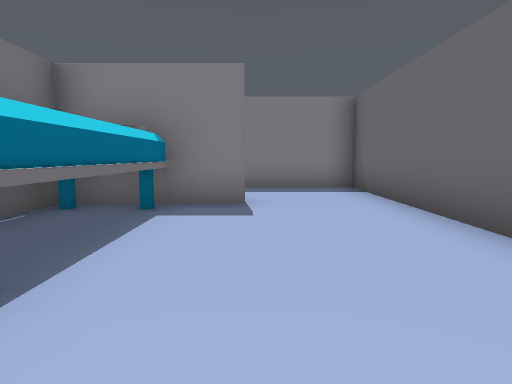
[1] (above)

24 first-person views from a walk through a Unity game level. The camera is 1.5 m above the floor, tilts 6° down and sees 75° across. The floor is counted in squares, 2 m on a side. Each view is taken from the middle of a square. On the plan, view 1 faces up. The plan holds only what a view shows up to about 11 squares ahead; the rest is blank. The place goes on beyond the plan. The player character is not drawn.

[2]
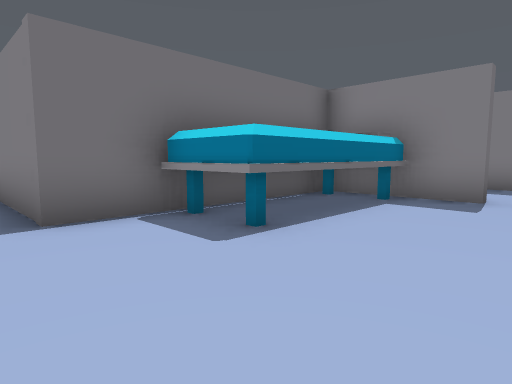

[3]
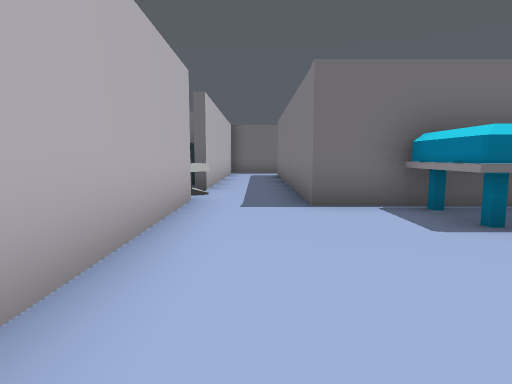

[4]
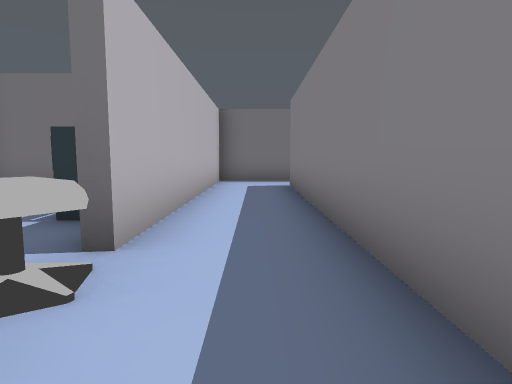

[5]
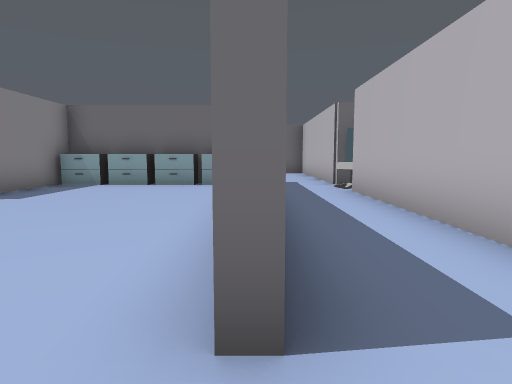

[6]
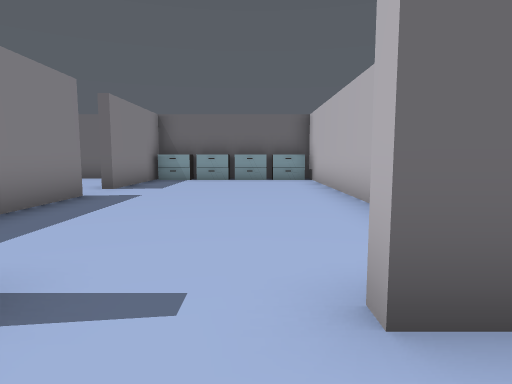

[7]
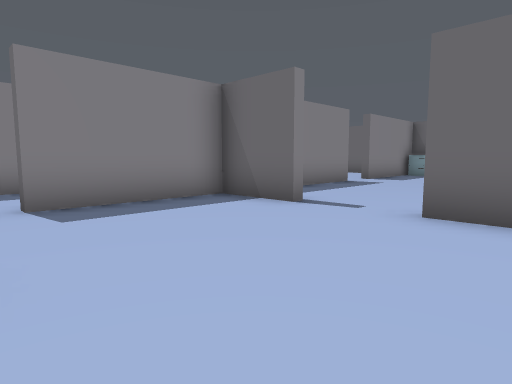

[8]
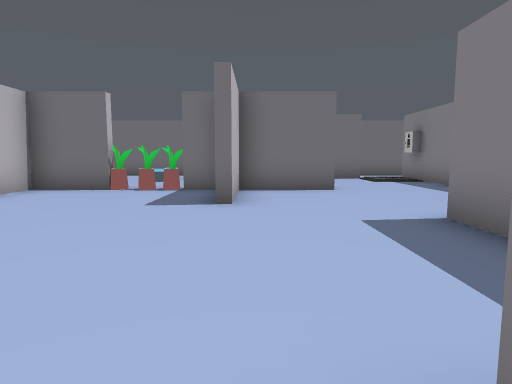

[9]
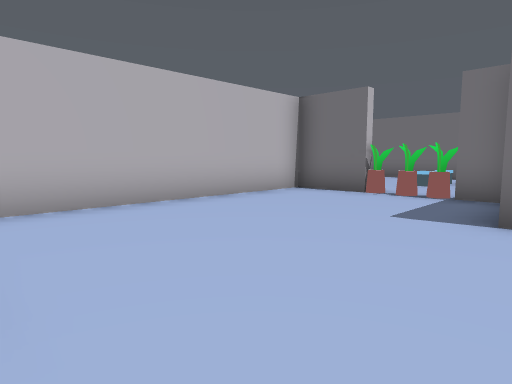

[10]
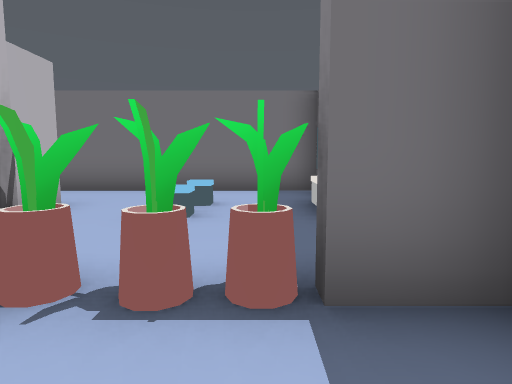

[11]
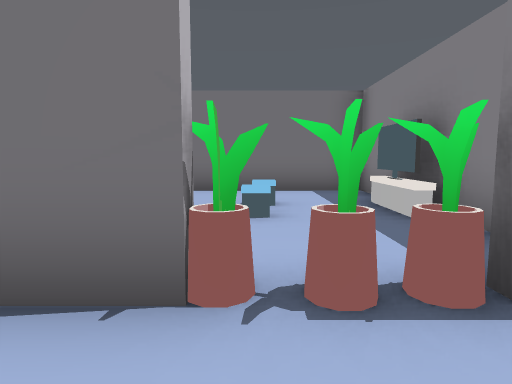

[12]
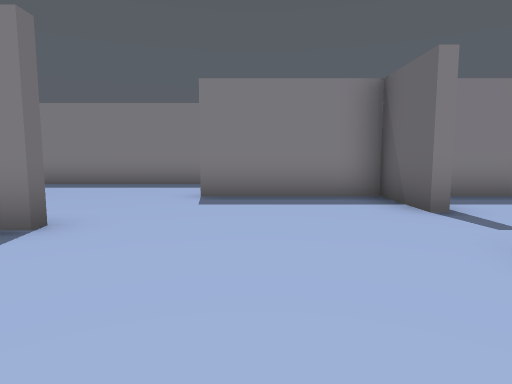

[13]
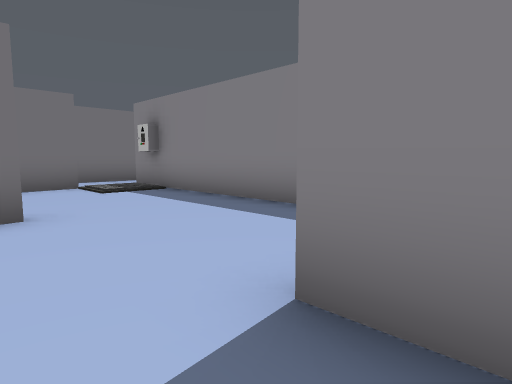

[14]
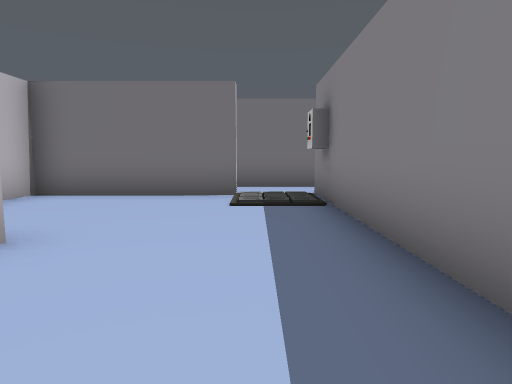

[15]
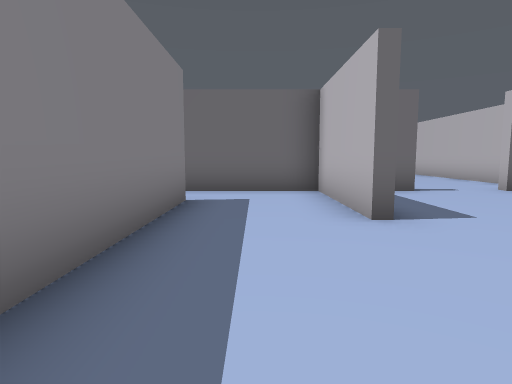

[16]
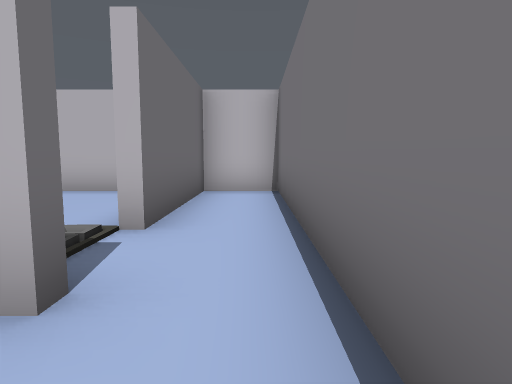

[17]
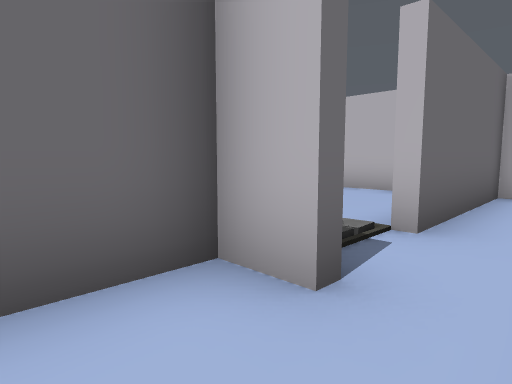

[18]
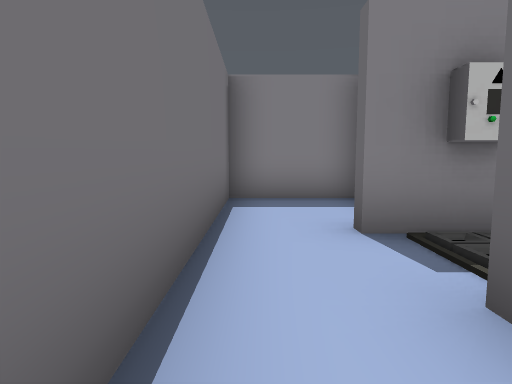

[19]
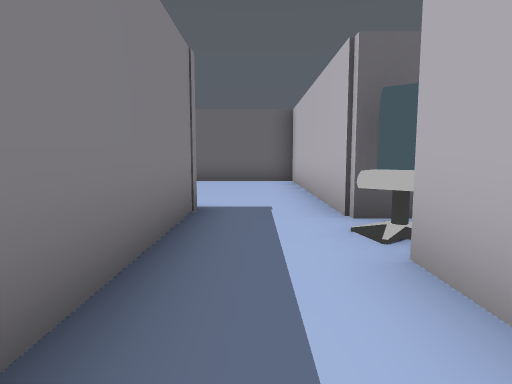

[20]
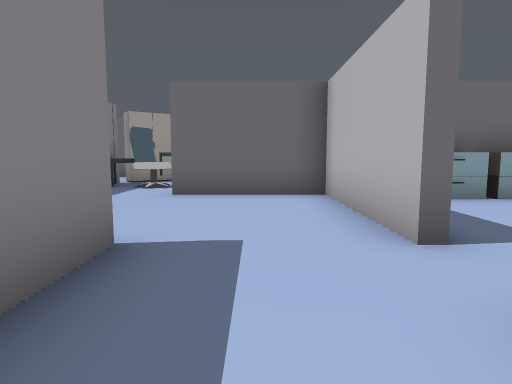

[21]
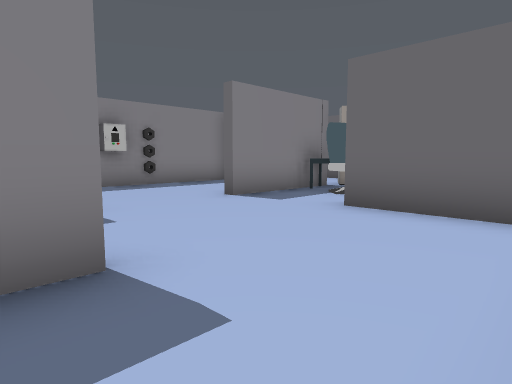

[22]
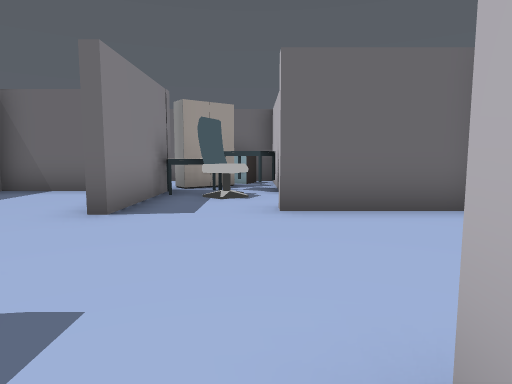

[23]
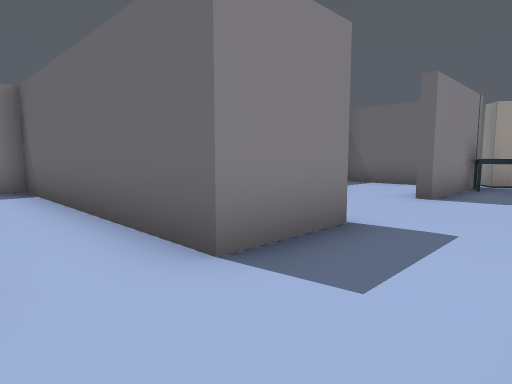

[24]
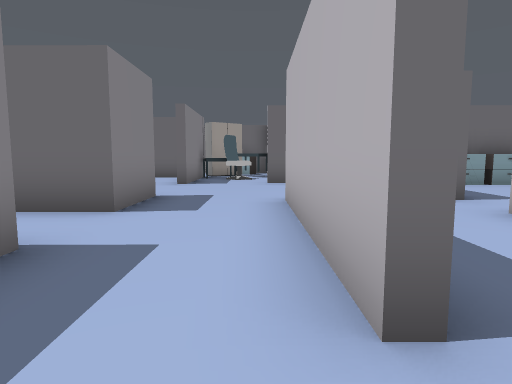

### Floor plan
Ten units are one square. View 1 is at (0, 0); x grows to the right and y downward. Boxes are objects, and circles mark ways between rooms. Rooms are numbered by the first view taken in them; rooms with no view inside come last. Other rooms are left out.
<svg viewBox="-270 -151 299 191">
<path fill="none" stroke="#000" d="M-48 -54 -72 -54M-31 -5 -31 1 -46 1M-85 -54 -124 -54M-40 21 24 21 24 -9M-1 -54 -31 -54M-116 -1 -39 -1M24 -30 24 -82 -8 -82M-132 -35 -136 -35M-136 -14 -132 -14M-31 -54 -31 -44M-206 4 -206 21 -146 21M-206 -24 -206 -14M-222 -24 -229 -24M-230 -19 -246 -19M-231 -24 -265 -24 -265 30M-136 -5 -136 -14M-136 -35 -136 -54 -171 -54M-244 21 -232 21M-206 -49 -206 -26 -182 -26M-246 -66 -246 -26 -216 -26M-241 -85 -241 -99M-176 -82 -235 -82M-241 -109 -265 -109 -265 -26 -248 -26 -248 -66M-46 1 -119 1M-40 30 -40 21M-134 -1 -134 21 -55 21M-65 -109 -85 -109M-71 -82 -85 -82M-86 -85 -71 -85M-26 -109 -38 -109M-72 -56 -34 -56 -34 -88M-7 -122 -7 -146 -49 -146M-106 -85 -86 -85M-118 -85 -106 -85M-4 -85 10 -85M-4 -109 -26 -109M-151 -82 -176 -82M-171 -56 -136 -56 -136 -76"/>
<rect x="-45" y="-15" width="10" height="10" fill="#bbb"><title>other object</title></rect>
<rect x="-45" y="-35" width="10" height="20" fill="#bbb"><title>other object</title></rect>
<rect x="-45" y="-45" width="10" height="10" fill="#bbb"><title>other object</title></rect>
<rect x="-45" y="-55" width="10" height="10" fill="#bbb"><title>other object</title></rect>
<rect x="-35" y="-55" width="20" height="40" fill="#bbb"><title>other object</title></rect>
<rect x="-245" y="-5" width="10" height="10" fill="#bbb"><title>other object</title></rect>
<rect x="-235" y="-5" width="10" height="10" fill="#bbb"><title>other object</title></rect>
<rect x="-215" y="-5" width="10" height="10" fill="#bbb"><title>other object</title></rect>
<rect x="-215" y="-15" width="10" height="10" fill="#bbb"><title>other object</title></rect>
<rect x="-245" y="-85" width="10" height="10" fill="#bbb"><title>other object</title></rect>
<rect x="-55" y="15" width="10" height="20" fill="#bbb"><title>other object</title></rect>
<rect x="-25" y="-105" width="10" height="10" fill="#bbb"><title>other object</title></rect>
<rect x="-15" y="-105" width="10" height="10" fill="#bbb"><title>other object</title></rect>
<rect x="-5" y="-95" width="10" height="10" fill="#bbb"><title>other object</title></rect>
<circle cx="-140" cy="-25" r="3" fill="#2a7"/>
<circle cx="-125" cy="0" r="3" fill="#2a7"/>
<circle cx="-40" cy="10" r="3" fill="#2a7"/>
<circle cx="-80" cy="-60" r="3" fill="#2a7"/>
<circle cx="-180" cy="-40" r="3" fill="#2a7"/>
<circle cx="-165" cy="-70" r="3" fill="#2a7"/>
<circle cx="-80" cy="-95" r="3" fill="#2a7"/>
<circle cx="-125" cy="-80" r="3" fill="#2a7"/>
<circle cx="-30" cy="-95" r="3" fill="#2a7"/>
<circle cx="-110" cy="-95" r="3" fill="#2a7"/>
<text x="-50" y="-30">1</text>
<text x="-190" y="-10">2</text>
<text x="-220" y="-60">3</text>
<text x="-80" y="10">4</text>
<text x="-60" y="-100">5</text>
<text x="-100" y="-100">6</text>
<text x="-120" y="-100">7</text>
<text x="-10" y="-90">8</text>
<text x="-160" y="-70">9</text>
</svg>
Room 1 opens to room 2. Room 1 opens to room 4. Room 1 opens to room 5. Room 2 opens to room 3. Room 3 opens to room 9. Room 5 opens to room 6. Room 5 opens to room 7. Room 5 opens to room 8. Room 6 opens to room 7.

Where each view was taken, in squares from view 1:
view 1: 0 up, 0 right, facing up
view 2: 1 down, 1 right, facing up-left
view 3: 1 down, 2 right, facing left
view 4: 1 down, 3 left, facing left
view 5: 0 up, 13 left, facing right
view 6: 2 up, 15 left, facing right
view 7: 0 up, 18 left, facing up-right
view 8: 3 up, 13 left, facing left
view 9: 3 up, 14 left, facing down-left
view 10: 1 up, 19 left, facing left
view 11: 0 up, 19 left, facing left
view 12: 1 down, 16 left, facing up
view 13: 4 up, 16 left, facing up-left
view 14: 7 up, 18 left, facing left
view 15: 7 up, 21 left, facing right
view 16: 10 up, 26 left, facing down
view 17: 10 up, 26 left, facing down-right
view 18: 5 up, 26 left, facing up
view 19: 1 down, 8 left, facing right
view 20: 7 up, 10 left, facing right
view 21: 6 up, 8 left, facing up-right
view 22: 9 up, 8 left, facing right
view 23: 9 up, 10 left, facing up-right
view 24: 9 up, 13 left, facing right
